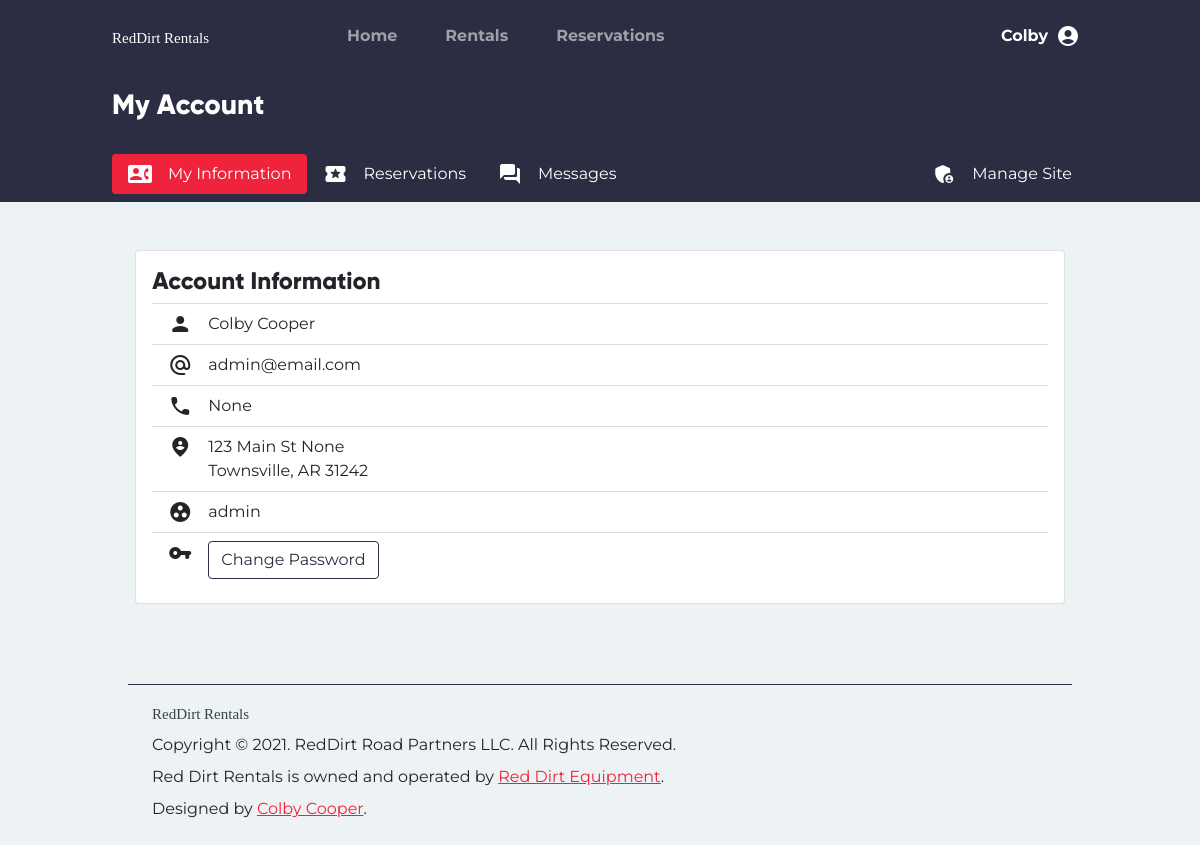
Page /account/ (signed in) on the earlier database version.
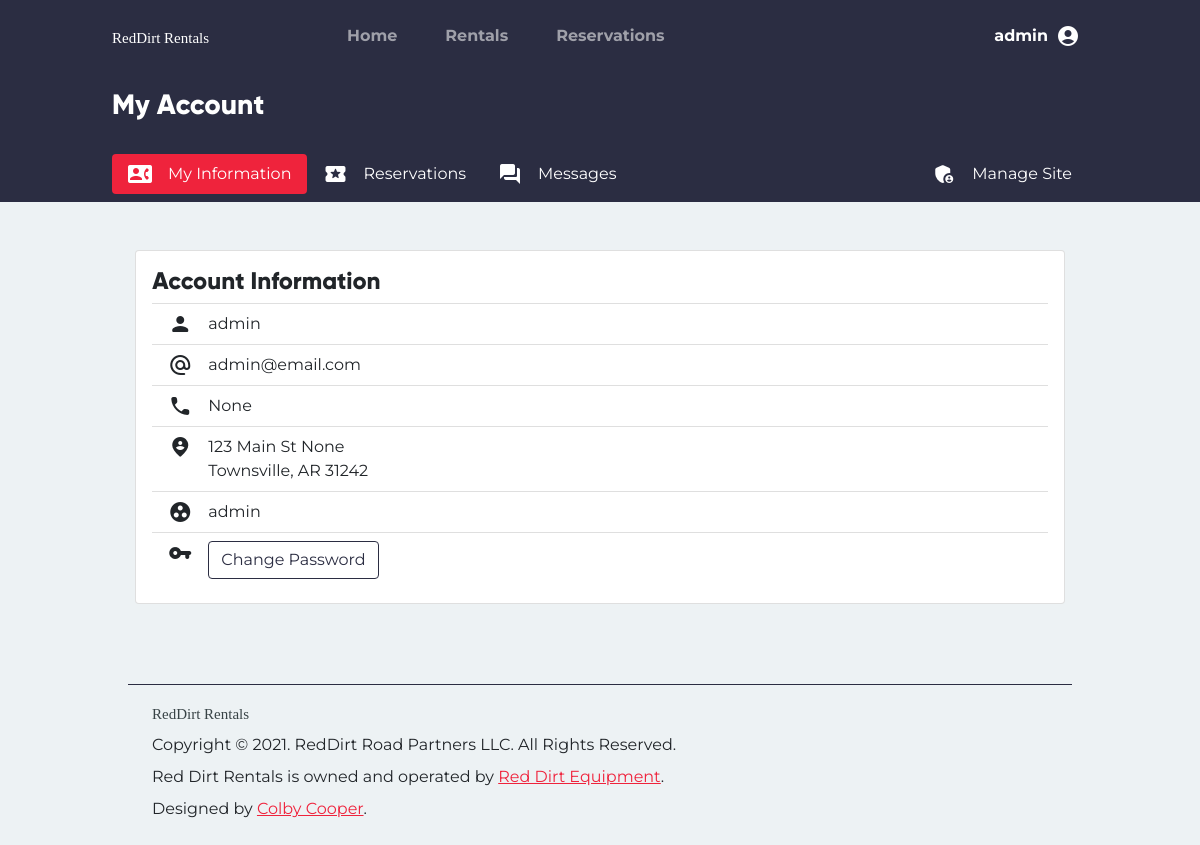
Same page on the later database version.
### tables this page shows
CREATE TABLE users (
    id INTEGER PRIMARY KEY AUTOINCREMENT,
    firstname TEXT NOT NULL,
    lastname TEXT NOT NULL,
    phonenumber TEXT NOT NULL,
    email TEXT NOT NULL,
    password BLOB NOT NULL,
    groups TEXT NOT NULL,
    address TEXT NOT NULL,
    city TEXT NOT NULL,
    state TEXT NOT NULL,
    zip TEXT NOT NULL
);

### rentals_app/account.py (the view)
@account.route('/')
@login_required
def index():
    return render_template('account/index.html', user=g.user)

### rentals_app/auth.py (called while the page is built)
@auth.before_app_request
def fetch_current_user():
    userid = session.get('userid')
    if userid is None:
        g.user = None
    else:
        g.user = User.find_user(userid)

def login_required(view):
    @functools.wraps(view)
    def wrapped_view(**kwargs):
        if g.user is None:
            return redirect(url_for('auth.login'))
        if session.get('expire') < datetime.now():
            session.clear()
            flash('We care about your security. Please login again.')
            return redirect(url_for('auth.login'))
        return view(**kwargs)
    return wrapped_view

### rentals_app/helpers.py (called while the page is built)
def connect_to_db():
    con = sqlite3.connect('/Users/colby/RedDirtRentals/database.db')
    return con, con.cursor()

### rentals_app/models/user.py (called while the page is built)
    def find_user(id) -> 'User':
        con, cur = helpers.connect_to_db()
        sql = """
        SELECT * FROM users WHERE id='{}'
        """.format(id)
        try:
            db = cur.execute(sql).fetchone()
            con.commit()
            return User(
                userid=db[0],
                firstname=db[1],
                lastname=db[2],
                phonenumber=db[3],
                email=db[4],
                password=db[5],
                groups=db[6],
                address=db[7],
                city=db[8],
                state=db[9],
                zip=db[10]
            )
        except Exception as ex:
            con.rollback()
            raise ex
        finally:
            con.close()

### rentals_app/templates/account/index.html (shortened to what this page needs)
{% extends "Base.html" %}
{% block content %}
<div class="container-fluid bg-dark">
    <div class="row">
        <div class="col-md-10 mx-auto">
            <h3 class="text-white py-3 fw-bold">My Account</h3>
        </div>
    </div>
</div>
<div class="container-fluid bg-dark">
    <div class="row">
        <div class="col-md-10 mx-auto my-2">
            <ul class="nav nav-pills"
                id="account_tabs_root">
                <li class="nav-item">
                    <a class="nav-link text-white active d-flex flex-row"
                       aria-current="page"
                       id="tab_switcher_index"
                       href="{{url_for('account.index')}}">
                        <span class="material-icons-round me-3">
                        </span>My Information
                    </a>
                </li>
                <li class="nav-item">
                    <a class="nav-link text-white d-flex flex-row"
                       id="tab_switcher_reservations"
                       href="{{url_for('account.reservations')}}">
                        <span class="material-icons-round me-3">
                        </span>Reservations
                    </a>
                </li>
                <li class="nav-item">
                    <a class="nav-link text-white d-flex flex-row"
                       id="tab_switcher_reservations"
                       href="{{url_for('account.render_messages')}}">
                        <span class="material-icons-round me-3">
                        </span>Messages
                    </a>
                </li>
                {% if user.groups == "admin" %}
                <li class="nav-item ms-auto">
                    <a class="nav-link text-white d-flex flex-row"
                       href="{{url_for('admin.root')}}">
                        <span class="material-icons-round me-3">
                        </span>
                        Manage Site
                    </a>
                </li>
                {% endif %}
            </ul>
        </div>
    </div>
</div>
<div class="container-fluid">
    <div class="row mx-3">
        <div class="col-md-10 mx-auto my-5">
            <div class="card p-3 bg-white d-flex flex-column">
                <h4 class="fw-bold">Account Information</h4>
                <ul class="list-group list-group-flush">
                    <li class="list-group-item d-flex flex-row align-content-center">
                        <span class="material-icons-round me-3">
                        </span>
                        <span class="flex-grow-1">
                            {{user.firstname}} {{user.lastname}}
                        </span>
                    </li>
                    <li class="list-group-item d-flex flex-row">
                        <span class="material-icons-round me-3">
                        </span>
                        <span class="flex-grow-1">
                            {{user.email}}
                        </span>
                    </li>
                    <li class="list-group-item d-flex flex-row">
                        <span class="material-icons-round me-3">
                        </span>
                        <span class="flex-grow-1">
                            {{user.phonenumber}}
                        </span>
                    </li>
                    <li class="list-group-item d-flex flex-row">
                        <span class="material-icons-round me-3">
                        </span>
                        <span class="flex-grow-1">
                            <div class="d-flex flex-column">
                                <span>{{user.address}}</span>
                                <span>{{user.city}}, {{user.state}} {{user.zip}}
                                </span>
                    </li>
                    <li class="list-group-item d-flex flex-row">
                        <span class="material-icons-round me-3">
                        </span>
                        <span class="flex-grow-1">
                            {{user.groups}}
                        </span>
                    </li>
                    <li class="list-group-item d-flex flex-row">
                        <span class="material-icons-round me-3">
                        </span>
                        <span class="flex-grow-1">
                            <button type="button"
                                    class="btn btn-outline-dark"
                                    data-bs-toggle="modal"
                                    data-bs-target="#ch_pwd_modal">
                                Change Password
                            </button>
                        </span>
                    </li>
                </ul>
            </div>
        </div>
    </div>
</div>
{% endblock %}

### rentals_app/templates/base.html (shortened to what this page needs)
<!doctype html>
<html lang="en">
<head>
    <link rel="stylesheet"
          href="{{url_for('static', filename='global.css')}}">
</head>
<body class="bg-light">
    <div class="row mx-0 bg-dark">
        <div class="col-md-10 mx-auto">
            <nav class="navbar navbar-expand-lg navbar-dark bg-dark py-3">
                <a href="{{url_for('index.root')}}"
                   class="navbar-brand">
                    <img src="{{ url_for('static', filename='img/logo_white.svg') }}">
                </a>
                <div class="collapse navbar-collapse"
                     id="nav_main">
                    <ul class="navbar-nav w-100">
                        <li class="nav-item mx-3">
                            <a class="nav-link fw-bold {%if url_for(request.endpoint, id=0) == '/'%}active{%endif%}"
                               aria-current="page"
                               href="{{ url_for('index.root') }}">Home</a>
                        </li>
                        <li class="nav-item px-3">
                            <a class="nav-link fw-bold {%if '/rentals/' in url_for(request.endpoint, id=0)%}active{%endif%}"
                               href="{{url_for('Rentals.all_rentals')}}">Rentals</a>
                        </li>
                        <li class="nav-item mx-3 {%if'/account/reservations/' in url_for(request.endpoint, id=0)%}active{%endif%}">
                            <a class="nav-link fw-bold"
                               href="{{url_for('account.reservations', id=None)}}">Reservations</a>
                        </li>
                        {% if g.user != None %}
                        <li class="nav-item dropdown dropdown-dark ms-lg-auto">
                            <a class="nav-link dropdown-toggle d-flex flex-row align-items-center fw-bold {%if '/account' in url_for(request.endpoint, id=0)%}active{%endif%}"
                               href="#"
                               data-bs-toggle="dropdown"
                               aria-expanded="false">
                                <span class="me-2">{{g.user.firstname}}</span>
                                <span class="material-icons-round">
                                </span>
                            </a>
                        </li>
                        {% endif %}
                    </ul>
                </div>
            </nav>
        </div>
    </div>
    {% block content %} {% endblock %}
    <div class="row mx-0">
        <div class="col-md-10 mx-auto">
            <footer class="p-3">
                <div class="container mt-3 border-top border-dark pt-3">
                    <img src="{{ url_for('static', filename='img/logo_dark.svg') }}"
                         class="img-fluid">
                    <p class="my-2">Copyright &copy; 2021. RedDirt Road Partners LLC. All Rights Reserved.</p>
                    <p class="my-2">Red Dirt Rentals is owned and operated by <a href="https://reddirtequipment.com"
                           target="_blank">Red Dirt Equipment</a>.</p>
                    <p class="mb-2">Designed by <a href="mailto:ccooper@reddirtequipment.com">Colby Cooper</a>.</p>
                </div>
            </footer>
        </div>
    </div>
</body>
</html>

Differences in the rows shown:
changed users "admin": user.firstname "Colby" → "admin"; firstname "Colby" → "admin"; lastname "Cooper" → (not shown)
